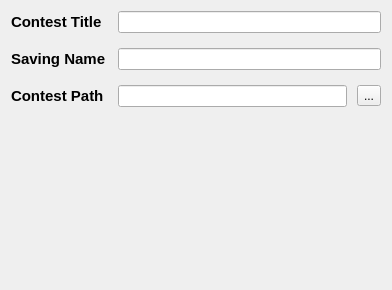
<?xml version="1.0" encoding="UTF-8"?>
<ui version="4.0">
 <class>NewContestWidget</class>
 <widget class="QWidget" name="NewContestWidget">
  <property name="geometry">
   <rect>
    <x>0</x>
    <y>0</y>
    <width>392</width>
    <height>290</height>
   </rect>
  </property>
  <property name="windowTitle">
   <string>Form</string>
  </property>
  <layout class="QVBoxLayout" name="verticalLayout">
   <item>
    <layout class="QGridLayout" name="gridLayout">
     <property name="horizontalSpacing">
      <number>12</number>
     </property>
     <property name="verticalSpacing">
      <number>15</number>
     </property>
     <item row="0" column="0">
      <widget class="QLabel" name="label">
       <property name="styleSheet">
        <string notr="true">font-size:11pt;font-weight:bold;</string>
       </property>
       <property name="text">
        <string>Contest Title</string>
       </property>
      </widget>
     </item>
     <item row="0" column="1">
      <widget class="QLineEdit" name="contestTitle"/>
     </item>
     <item row="1" column="0">
      <widget class="QLabel" name="label_2">
       <property name="styleSheet">
        <string notr="true">font-size:11pt;font-weight:bold;</string>
       </property>
       <property name="text">
        <string>Saving Name</string>
       </property>
      </widget>
     </item>
     <item row="1" column="1">
      <widget class="QLineEdit" name="savingName"/>
     </item>
     <item row="2" column="0">
      <widget class="QLabel" name="label_3">
       <property name="styleSheet">
        <string notr="true">font-size:11pt;font-weight:bold;</string>
       </property>
       <property name="text">
        <string>Contest Path</string>
       </property>
      </widget>
     </item>
     <item row="2" column="1">
      <layout class="QHBoxLayout" name="horizontalLayout">
       <property name="spacing">
        <number>10</number>
       </property>
       <item>
        <widget class="QLineEdit" name="contestPath"/>
       </item>
       <item>
        <widget class="QToolButton" name="selectButton">
         <property name="text">
          <string notr="true">...</string>
         </property>
        </widget>
       </item>
      </layout>
     </item>
    </layout>
   </item>
   <item>
    <spacer name="verticalSpacer">
     <property name="orientation">
      <enum>Qt::Vertical</enum>
     </property>
     <property name="sizeHint" stdset="0">
      <size>
       <width>20</width>
       <height>168</height>
      </size>
     </property>
    </spacer>
   </item>
  </layout>
 </widget>
 <resources/>
 <connections/>
</ui>
